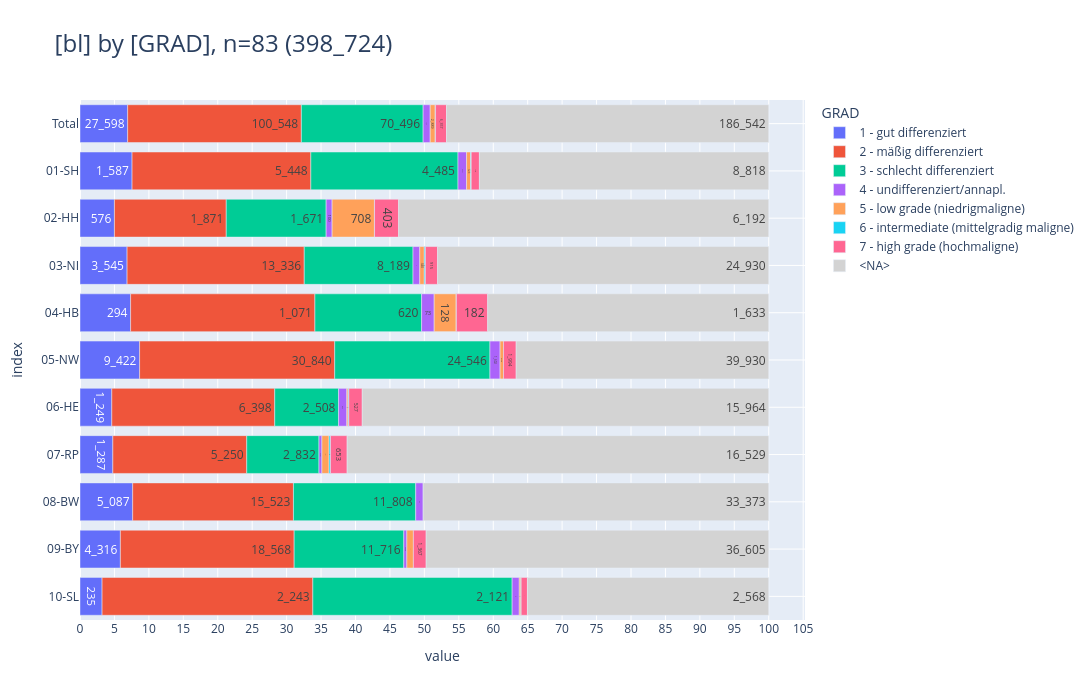

Notebook source saved alongside this figure:
### Markdown cell above
<br>

### <a id='toc1_5_7_'></a>[Grading 1](#toc0_)
- **Filter: DJ = 2024, C44 und D-Diagnosen sind ausgeschlossen**

### Code cell
_alias='GRAD'
_df = (
    show_freqs(alias=_alias, incl_c44_and_d=False)
    .merge(dim_grading_epi, left_on=_alias, right_index=True, how="left")[
        ["kkr", "label", "cnt"]
    ]
    .rename(columns={"kkr": "bl", "label": _alias})
)
_=pls.plot_stacked_bars(
    _df,
    orientation="h",
    normalize=False,
    relative=True,
    dropna=False,
    sort_values_index=False,
    show_total=True,
    height=700,
)

### Figure 1 — Plotly figure (JSON) as saved in the notebook; plotly's stock layout.template omitted (floating-point values rounded to 4 significant figures)
{"data": [{"hovertemplate": "col=1 - gut differenziert<br>value=%{x}<br>index=%{y}<br>cnt_str=%{text}<extra></extra>", "legendgroup": "1 - gut differenziert", "marker": {"color": "#636EFA", "pattern": {"shape": ""}}, "name": "1 - gut differenziert", "orientation": "h", "showlegend": true, "text": ["27_598", "1_587", "576", "3_545", "294", "9_422", "1_249", "1_287", "5_087", "4_316", "235"], "textposition": "auto", "type": "bar", "x": [27598, 1587, 576, 3545, 294, 9422, 1249, 1287, 5087, 4316, 235], "xaxis": "x", "y": [" Total", "01-SH", "02-HH", "03-NI", "04-HB", "05-NW", "06-HE", "07-RP", "08-BW", "09-BY", "10-SL"], "yaxis": "y"}, {"hovertemplate": "col=2 - mäßig differenziert<br>value=%{x}<br>index=%{y}<br>cnt_str=%{text}<extra></extra>", "legendgroup": "2 - mäßig differenziert", "marker": {"color": "#EF553B", "pattern": {"shape": ""}}, "name": "2 - mäßig differenziert", "orientation": "h", "showlegend": true, "text": ["100_548", "5_448", "1_871", "13_336", "1_071", "30_840", "6_398", "5_250", "15_523", "18_568", "2_243"], "textposition": "auto", "type": "bar", "x": [100548, 5448, 1871, 13336, 1071, 30840, 6398, 5250, 15523, 18568, 2243], "xaxis": "x", "y": [" Total", "01-SH", "02-HH", "03-NI", "04-HB", "05-NW", "06-HE", "07-RP", "08-BW", "09-BY", "10-SL"], "yaxis": "y"}, {"hovertemplate": "col=3 - schlecht differenziert<br>value=%{x}<br>index=%{y}<br>cnt_str=%{text}<extra></extra>", "legendgroup": "3 - schlecht differenziert", "marker": {"color": "#00CC96", "pattern": {"shape": ""}}, "name": "3 - schlecht differenziert", "orientation": "h", "showlegend": true, "text": ["70_496", "4_485", "1_671", "8_189", "620", "24_546", "2_508", "2_832", "11_808", "11_716", "2_121"], "textposition": "auto", "type": "bar", "x": [70496, 4485, 1671, 8189, 620, 24546, 2508, 2832, 11808, 11716, 2121], "xaxis": "x", "y": [" Total", "01-SH", "02-HH", "03-NI", "04-HB", "05-NW", "06-HE", "07-RP", "08-BW", "09-BY", "10-SL"], "yaxis": "y"}, {"hovertemplate": "col=4 - undifferenziert/annapl.<br>value=%{x}<br>index=%{y}<br>cnt_str=%{text}<extra></extra>", "legendgroup": "4 - undifferenziert/annapl.", "marker": {"color": "#AB63FA", "pattern": {"shape": ""}}, "name": "4 - undifferenziert/annapl.", "orientation": "h", "showlegend": true, "text": ["4_098", "261", "100", "507", "73", "1_602", "324", "116", "715", "324", "76"], "textposition": "auto", "type": "bar", "x": [4098, 261, 100, 507, 73, 1602, 324, 116, 715, 324, 76], "xaxis": "x", "y": [" Total", "01-SH", "02-HH", "03-NI", "04-HB", "05-NW", "06-HE", "07-RP", "08-BW", "09-BY", "10-SL"], "yaxis": "y"}, {"hovertemplate": "col=5 - low grade (niedrigmaligne)<br>value=%{x}<br>index=%{y}<br>cnt_str=%{text}<extra></extra>", "legendgroup": "5 - low grade (niedrigmaligne)", "marker": {"color": "#FFA15A", "pattern": {"shape": ""}}, "name": "5 - low grade (niedrigmaligne)", "orientation": "h", "showlegend": true, "text": ["2_889", "123", "708", "340", "128", "546", "50", "279", "698", "17"], "textposition": "auto", "type": "bar", "x": [2889, 123, 708, 340, 128, 546, 50, 279, 698, 17], "xaxis": "x", "y": [" Total", "01-SH", "02-HH", "03-NI", "04-HB", "05-NW", "06-HE", "07-RP", "09-BY", "10-SL"], "yaxis": "y"}, {"hovertemplate": "col=6 - intermediate (mittelgradig maligne)<br>value=%{x}<br>index=%{y}<br>cnt_str=%{text}<extra></extra>", "legendgroup": "6 - intermediate (mittelgradig maligne)", "marker": {"color": "#19D3F3", "pattern": {"shape": ""}}, "name": "6 - intermediate (mittelgradig maligne)", "orientation": "h", "showlegend": true, "text": ["196", "19", "2", "86", "1", "28", "57", "3"], "textposition": "auto", "type": "bar", "x": [196, 19, 2, 86, 1, 28, 57, 3], "xaxis": "x", "y": [" Total", "01-SH", "02-HH", "03-NI", "04-HB", "06-HE", "07-RP", "10-SL"], "yaxis": "y"}, {"hovertemplate": "col=7 - high grade (hochmaligne)<br>value=%{x}<br>index=%{y}<br>cnt_str=%{text}<extra></extra>", "legendgroup": "7 - high grade (hochmaligne)", "marker": {"color": "#FF6692", "pattern": {"shape": ""}}, "name": "7 - high grade (hochmaligne)", "orientation": "h", "showlegend": true, "text": ["6_357", "249", "403", "915", "182", "1_994", "527", "653", "1_367", "67"], "textposition": "auto", "type": "bar", "x": [6357, 249, 403, 915, 182, 1994, 527, 653, 1367, 67], "xaxis": "x", "y": [" Total", "01-SH", "02-HH", "03-NI", "04-HB", "05-NW", "06-HE", "07-RP", "09-BY", "10-SL"], "yaxis": "y"}, {"hovertemplate": "col=<NA><br>value=%{x}<br>index=%{y}<br>cnt_str=%{text}<extra></extra>", "legendgroup": "<NA>", "marker": {"color": "lightgray", "pattern": {"shape": ""}}, "name": "<NA>", "orientation": "h", "showlegend": true, "text": ["186_542", "8_818", "6_192", "24_930", "1_633", "39_930", "15_964", "16_529", "33_373", "36_605", "2_568"], "textposition": "auto", "type": "bar", "x": [186542, 8818, 6192, 24930, 1633, 39930, 15964, 16529, 33373, 36605, 2568], "xaxis": "x", "y": [" Total", "01-SH", "02-HH", "03-NI", "04-HB", "05-NW", "06-HE", "07-RP", "08-BW", "09-BY", "10-SL"], "yaxis": "y"}], "layout": {"barmode": "relative", "barnorm": "percent", "height": 700, "legend": {"title": {"text": "GRAD"}, "tracegroupgap": 0, "traceorder": "normal"}, "title": {"font": {"size": 24}, "text": "[bl] by [GRAD], n=83 (398_724)", "xanchor": "left", "y": 0.95, "yanchor": "top"}, "width": 1600, "xaxis": {"anchor": "y", "domain": [0, 1], "dtick": 5, "gridwidth": 1, "showgrid": true, "title": {"text": "value"}}, "yaxis": {"anchor": "x", "categoryarray": ["10-SL", "09-BY", "08-BW", "07-RP", "06-HE", "05-NW", "04-HB", "03-NI", "02-HH", "01-SH", " Total"], "categoryorder": "array", "domain": [0, 1], "gridwidth": 1, "showgrid": true, "title": {"text": "index"}}}}
